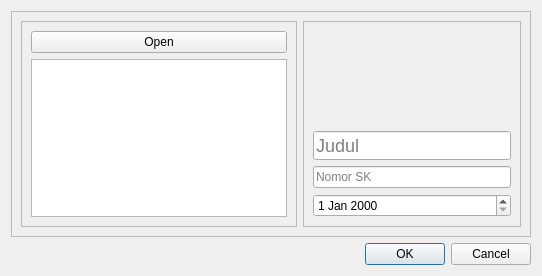
<?xml version="1.0" encoding="UTF-8"?>
<ui version="4.0">
 <class>Dialog</class>
 <widget class="QDialog" name="Dialog">
  <property name="windowModality">
   <enum>Qt::WindowModal</enum>
  </property>
  <property name="geometry">
   <rect>
    <x>0</x>
    <y>0</y>
    <width>542</width>
    <height>276</height>
   </rect>
  </property>
  <property name="acceptDrops">
   <bool>true</bool>
  </property>
  <property name="windowTitle">
   <string>Dialog</string>
  </property>
  <layout class="QVBoxLayout" name="verticalLayout">
   <item>
    <widget class="QFrame" name="frame_3">
     <property name="frameShape">
      <enum>QFrame::StyledPanel</enum>
     </property>
     <property name="frameShadow">
      <enum>QFrame::Raised</enum>
     </property>
     <layout class="QHBoxLayout" name="horizontalLayout">
      <item>
       <widget class="QFrame" name="frame">
        <property name="frameShape">
         <enum>QFrame::StyledPanel</enum>
        </property>
        <property name="frameShadow">
         <enum>QFrame::Raised</enum>
        </property>
        <layout class="QVBoxLayout" name="verticalLayout_2">
         <item>
          <widget class="QPushButton" name="openBtn">
           <property name="text">
            <string>Open</string>
           </property>
          </widget>
         </item>
         <item>
          <widget class="QListView" name="listing"/>
         </item>
        </layout>
       </widget>
      </item>
      <item>
       <widget class="QFrame" name="frame_2">
        <property name="frameShape">
         <enum>QFrame::StyledPanel</enum>
        </property>
        <property name="frameShadow">
         <enum>QFrame::Raised</enum>
        </property>
        <layout class="QVBoxLayout" name="verticalLayout_3">
         <item>
          <widget class="QLabel" name="fileLabel">
           <property name="text">
            <string/>
           </property>
           <property name="scaledContents">
            <bool>true</bool>
           </property>
           <property name="alignment">
            <set>Qt::AlignCenter</set>
           </property>
          </widget>
         </item>
         <item>
          <widget class="QLineEdit" name="boxTitle">
           <property name="styleSheet">
            <string notr="true">font-size: 18px;</string>
           </property>
           <property name="placeholderText">
            <string>Judul</string>
           </property>
          </widget>
         </item>
         <item>
          <widget class="QLineEdit" name="boxIndex">
           <property name="placeholderText">
            <string>Nomor SK</string>
           </property>
          </widget>
         </item>
         <item>
          <widget class="QDateEdit" name="boxDate"/>
         </item>
        </layout>
       </widget>
      </item>
     </layout>
    </widget>
   </item>
   <item>
    <widget class="QDialogButtonBox" name="buttonBox">
     <property name="orientation">
      <enum>Qt::Horizontal</enum>
     </property>
     <property name="standardButtons">
      <set>QDialogButtonBox::Cancel|QDialogButtonBox::Ok</set>
     </property>
    </widget>
   </item>
  </layout>
 </widget>
 <resources/>
 <connections>
  <connection>
   <sender>buttonBox</sender>
   <signal>accepted()</signal>
   <receiver>Dialog</receiver>
   <slot>accept()</slot>
   <hints>
    <hint type="sourcelabel">
     <x>248</x>
     <y>254</y>
    </hint>
    <hint type="destinationlabel">
     <x>157</x>
     <y>274</y>
    </hint>
   </hints>
  </connection>
  <connection>
   <sender>buttonBox</sender>
   <signal>rejected()</signal>
   <receiver>Dialog</receiver>
   <slot>reject()</slot>
   <hints>
    <hint type="sourcelabel">
     <x>316</x>
     <y>260</y>
    </hint>
    <hint type="destinationlabel">
     <x>286</x>
     <y>274</y>
    </hint>
   </hints>
  </connection>
 </connections>
</ui>
